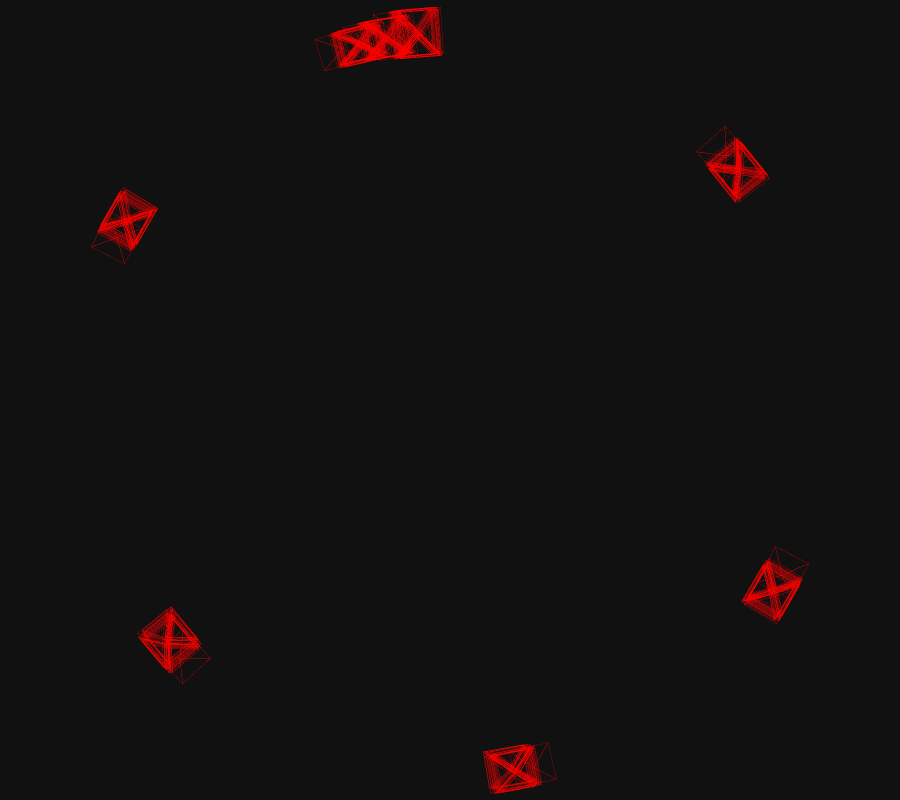

Notebook cell for this chart:
### Code cell
rec = pycolmap.Reconstruction()
for it in nap.all_images_with_transforms:
    rec.add_camera(it.camera.get_colmap_camera())
    for frame, image_transform in zip(it.frames, it.images_with_transforms):
        r3d = it.camera.get_rigid_3d(frame)
        name = Path(image_transform.image_path).name
        im = pycolmap.Image(name, [], r3d, it.camera.id, image_ids[name])
        rec.add_image(im)
        rec.register_image(image_ids[name])
#print(rec.summary())
rec.normalize()
rec.write_text(sfm_dir)
rec.write(sfm_dir)
fig = viz_3d.init_figure()
viz_3d.plot_reconstruction(fig, rec, color='rgba(255,0,0,0.5)', name="mapping", points=False)
fig.show()
